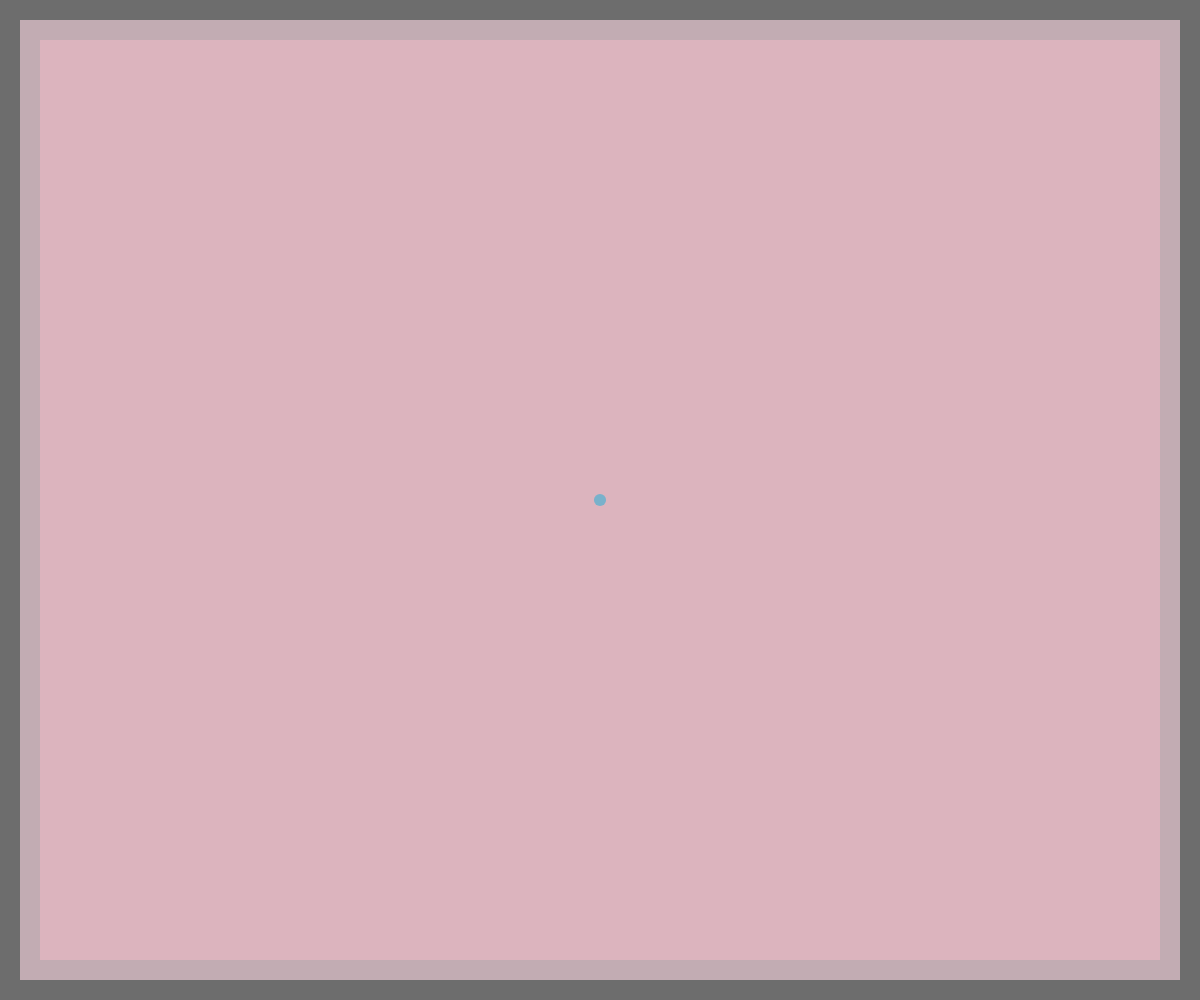
Frame 1 (no input)
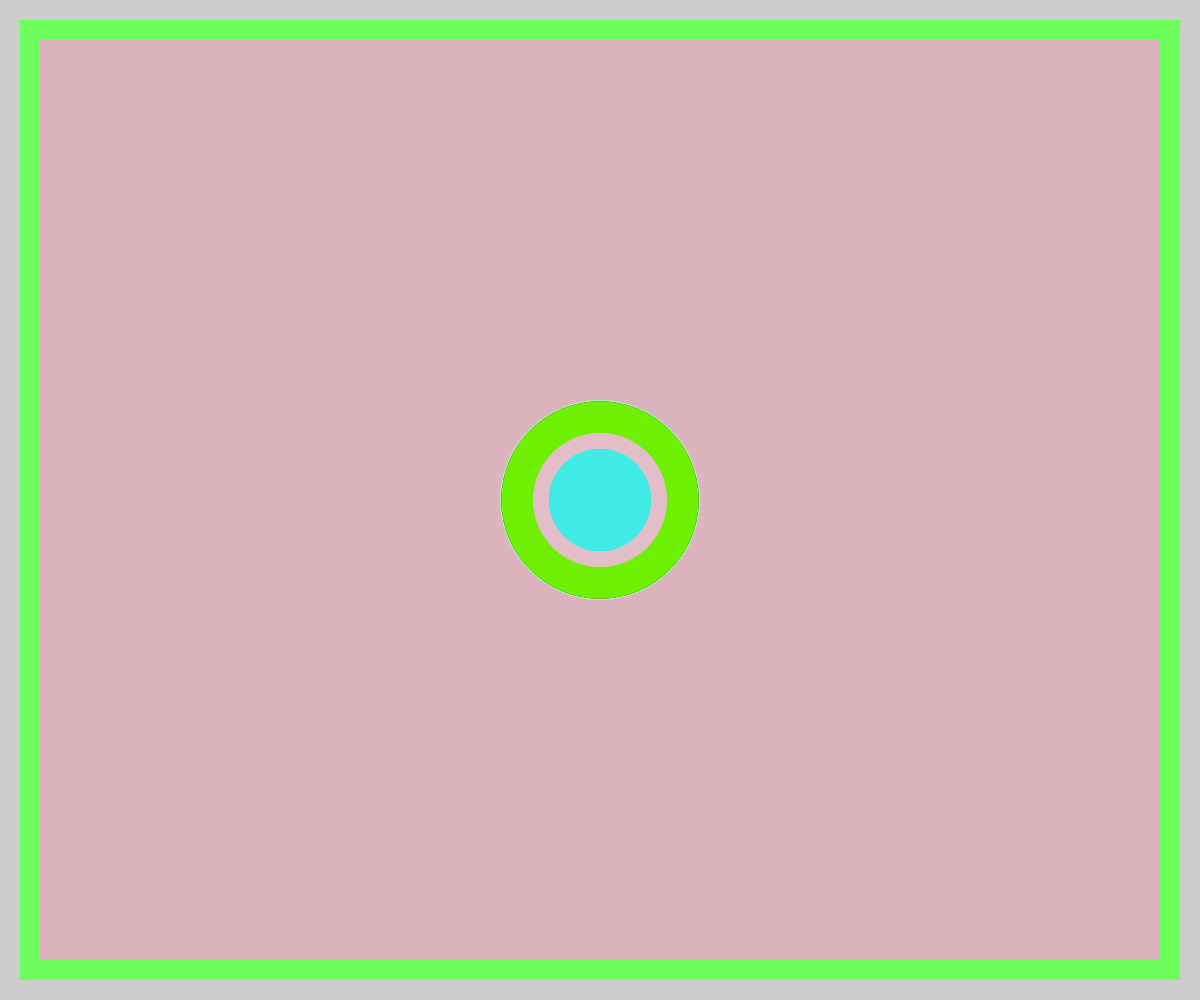
Frame 60 (no input)
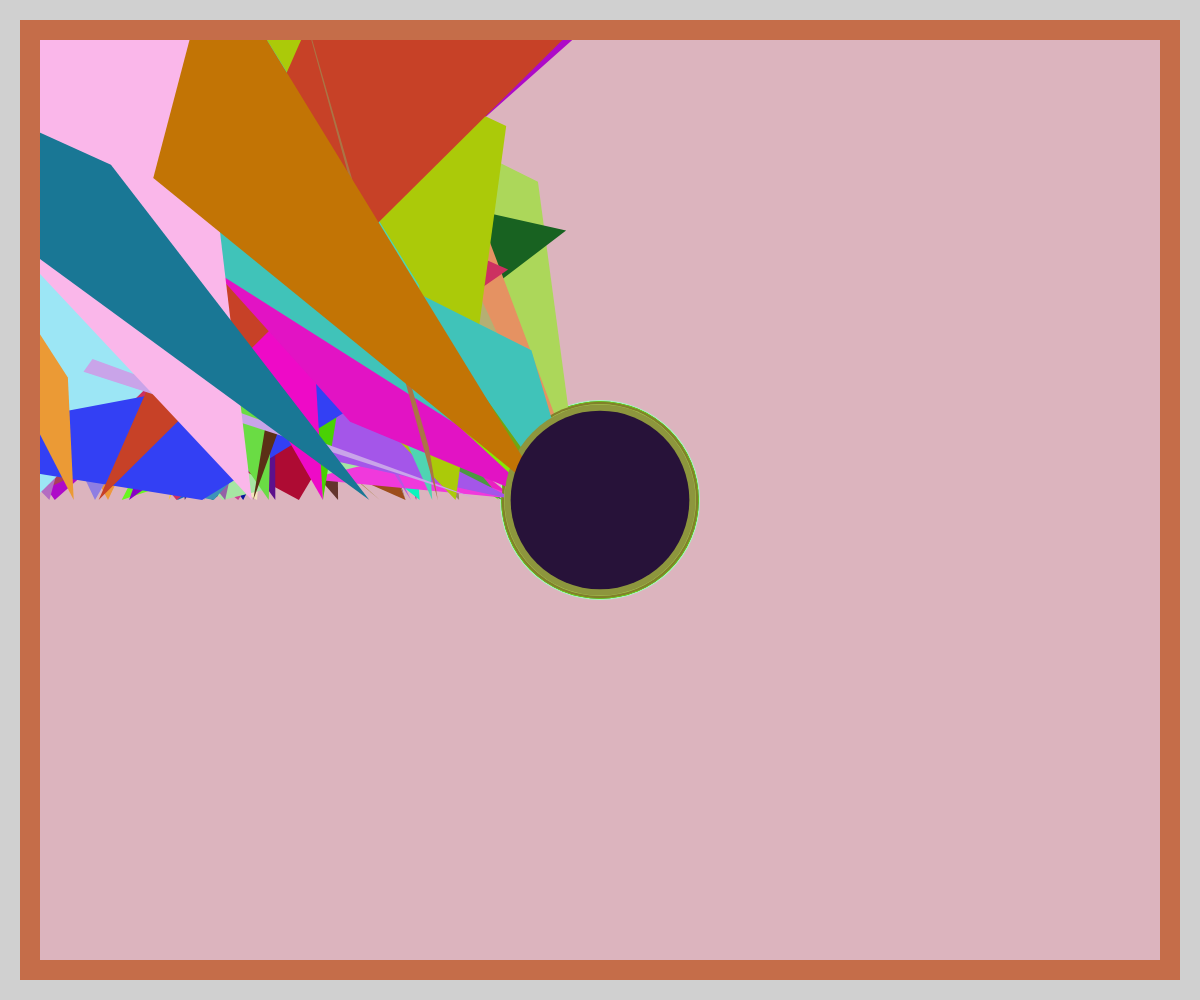
Frame 120 (the mouse pressed at the canvas centre since frame 60)

The p5.js sketch that drew these frames (run headless with seeded random() and noise() and a simulated clock; from frame 60 on, the mouse is pressed at the canvas centre):

// p5.js sketch
// ── sketch.js
function setup() {
    createCanvas(windowWidth, windowHeight);
    background(220,180,190);
    angleMode(DEGREES);
    
  }
  
  function draw() {
    
    push();
    noStroke();
    fill(random(255),random(255),random(255));
    triangle(mouseX*random(0,1),mouseY*random(0,1),mouseX*random(0,1),mouseY*(0,1),mouseY*random(-1,1),mouseX*random(-1,1)*random(0,1));
    pop();
    
    push();
    noStroke();
    fill(random(255),random(255),random(255));
    circle(width/2,height/2,random(0,200));
    pop();
    
    push();
    noStroke();
    fill(random(255));
    rect(0,0,20,height);
    rect(width-20,0,20,height);
    rect(0,0,width,20);
    rect(0,height-20,width,20);
    pop();
    
    push();
    noStroke();
    fill(random(255),random(255),random(255));
    rect(20,20,width-40,20);
    rect(20,height-40,width-40,20);
    rect(20,20,20,height-40);
    rect(width-40,20,20,height-40);
    pop();
    
    
  
  
  
  
  }
